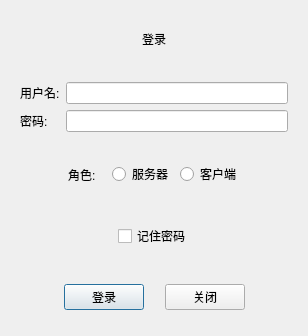
<?xml version="1.0" encoding="UTF-8"?>
<ui version="4.0">
 <class>Login</class>
 <widget class="QDialog" name="Login">
  <property name="geometry">
   <rect>
    <x>0</x>
    <y>0</y>
    <width>308</width>
    <height>336</height>
   </rect>
  </property>
  <property name="windowTitle">
   <string>Dialog</string>
  </property>
  <layout class="QVBoxLayout" name="verticalLayout">
   <item>
    <widget class="QWidget" name="widget_5" native="true">
     <layout class="QHBoxLayout" name="horizontalLayout_4">
      <item>
       <spacer name="horizontalSpacer">
        <property name="orientation">
         <enum>Qt::Horizontal</enum>
        </property>
        <property name="sizeHint" stdset="0">
         <size>
          <width>40</width>
          <height>20</height>
         </size>
        </property>
       </spacer>
      </item>
      <item>
       <widget class="QLabel" name="label">
        <property name="text">
         <string>登录</string>
        </property>
        <property name="alignment">
         <set>Qt::AlignLeading|Qt::AlignLeft|Qt::AlignVCenter</set>
        </property>
       </widget>
      </item>
      <item>
       <spacer name="horizontalSpacer_2">
        <property name="orientation">
         <enum>Qt::Horizontal</enum>
        </property>
        <property name="sizeHint" stdset="0">
         <size>
          <width>40</width>
          <height>20</height>
         </size>
        </property>
       </spacer>
      </item>
     </layout>
    </widget>
   </item>
   <item>
    <widget class="QWidget" name="widget" native="true">
     <layout class="QGridLayout" name="gridLayout">
      <item row="0" column="0">
       <widget class="QLabel" name="label_2">
        <property name="text">
         <string>用户名:</string>
        </property>
       </widget>
      </item>
      <item row="0" column="1">
       <widget class="QLineEdit" name="lineEdit"/>
      </item>
      <item row="1" column="0">
       <widget class="QLabel" name="label_3">
        <property name="text">
         <string>密码:</string>
        </property>
       </widget>
      </item>
      <item row="1" column="1">
       <widget class="QLineEdit" name="lineEdit_2"/>
      </item>
     </layout>
    </widget>
   </item>
   <item>
    <widget class="QWidget" name="widget_2" native="true">
     <layout class="QHBoxLayout" name="horizontalLayout">
      <item>
       <spacer name="horizontalSpacer_3">
        <property name="orientation">
         <enum>Qt::Horizontal</enum>
        </property>
        <property name="sizeHint" stdset="0">
         <size>
          <width>40</width>
          <height>20</height>
         </size>
        </property>
       </spacer>
      </item>
      <item>
       <widget class="QLabel" name="label_4">
        <property name="text">
         <string>角色:</string>
        </property>
       </widget>
      </item>
      <item>
       <spacer name="horizontalSpacer_5">
        <property name="orientation">
         <enum>Qt::Horizontal</enum>
        </property>
        <property name="sizeType">
         <enum>QSizePolicy::Fixed</enum>
        </property>
        <property name="sizeHint" stdset="0">
         <size>
          <width>10</width>
          <height>20</height>
         </size>
        </property>
       </spacer>
      </item>
      <item>
       <widget class="QRadioButton" name="radioButton">
        <property name="text">
         <string>服务器</string>
        </property>
       </widget>
      </item>
      <item>
       <widget class="QRadioButton" name="radioButton_2">
        <property name="text">
         <string>客户端</string>
        </property>
       </widget>
      </item>
      <item>
       <spacer name="horizontalSpacer_4">
        <property name="orientation">
         <enum>Qt::Horizontal</enum>
        </property>
        <property name="sizeHint" stdset="0">
         <size>
          <width>40</width>
          <height>20</height>
         </size>
        </property>
       </spacer>
      </item>
     </layout>
    </widget>
   </item>
   <item>
    <widget class="QWidget" name="widget_3" native="true">
     <layout class="QHBoxLayout" name="horizontalLayout_2">
      <item>
       <spacer name="horizontalSpacer_6">
        <property name="orientation">
         <enum>Qt::Horizontal</enum>
        </property>
        <property name="sizeHint" stdset="0">
         <size>
          <width>40</width>
          <height>20</height>
         </size>
        </property>
       </spacer>
      </item>
      <item>
       <widget class="QCheckBox" name="checkBox">
        <property name="text">
         <string>记住密码</string>
        </property>
       </widget>
      </item>
      <item>
       <spacer name="horizontalSpacer_7">
        <property name="orientation">
         <enum>Qt::Horizontal</enum>
        </property>
        <property name="sizeHint" stdset="0">
         <size>
          <width>40</width>
          <height>20</height>
         </size>
        </property>
       </spacer>
      </item>
     </layout>
    </widget>
   </item>
   <item>
    <widget class="QWidget" name="widget_4" native="true">
     <layout class="QHBoxLayout" name="horizontalLayout_3">
      <item>
       <spacer name="horizontalSpacer_8">
        <property name="orientation">
         <enum>Qt::Horizontal</enum>
        </property>
        <property name="sizeHint" stdset="0">
         <size>
          <width>40</width>
          <height>20</height>
         </size>
        </property>
       </spacer>
      </item>
      <item>
       <widget class="QPushButton" name="pushButton">
        <property name="text">
         <string>登录</string>
        </property>
       </widget>
      </item>
      <item>
       <spacer name="horizontalSpacer_10">
        <property name="orientation">
         <enum>Qt::Horizontal</enum>
        </property>
        <property name="sizeType">
         <enum>QSizePolicy::Fixed</enum>
        </property>
        <property name="sizeHint" stdset="0">
         <size>
          <width>15</width>
          <height>20</height>
         </size>
        </property>
       </spacer>
      </item>
      <item>
       <widget class="QPushButton" name="pushButton_2">
        <property name="text">
         <string>关闭</string>
        </property>
       </widget>
      </item>
      <item>
       <spacer name="horizontalSpacer_9">
        <property name="orientation">
         <enum>Qt::Horizontal</enum>
        </property>
        <property name="sizeHint" stdset="0">
         <size>
          <width>40</width>
          <height>20</height>
         </size>
        </property>
       </spacer>
      </item>
     </layout>
    </widget>
   </item>
  </layout>
 </widget>
 <resources/>
 <connections/>
</ui>
